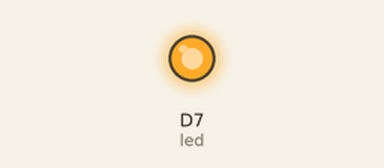
A sketch run on a simulated ESP8266 (NodeMCU). Parts: output pins drawn as LEDs (lit = HIGH).

Above: at 1.0 s.
At 31.1 s:
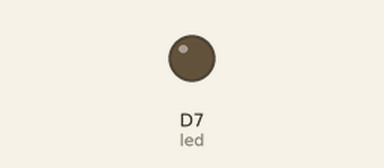
Timing chart, 0 to 31.7 s (numbered marks = the images above):
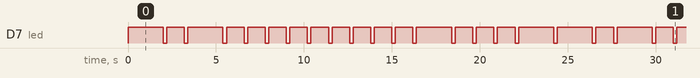

The sketch:

blink-an-led.ino
```cpp
// ------------
// Blink an LED
// ------------

/*-------------

We've heavily commented this code for you. If you're a pro, feel free to ignore it.

Comments start with two slashes or are blocked off by a slash and a star.
You can read them, but your device can't.
It's like a secret message just for you.

Every program based on Wiring (programming language used by Arduino, and Particle devices) has two essential parts:
setup - runs once at the beginning of your program
loop - runs continuously over and over

You'll see how we use these in a second.

This program will blink an led on and off every second.
It blinks the D7 LED on your Particle device. If you have an LED wired to D0, it will blink that LED as well.

-------------*/


// First, we're going to make some variables.
// This is our "shorthand" that we'll use throughout the program:

// Instead of writing D0 over and over again, we'll write led1
// You'll need to wire an LED to this one to see it blink.

int led = D7; // Instead of writing D7 over and over again, we'll write led2
// This one is the little blue LED on your board. On the Photon it is next to D7, and on the Core it is next to the USB jack.

// Having declared these variables, let's move on to the setup function.
// The setup function is a standard part of any microcontroller program.
// It runs only once when the device boots up or is reset.

void setup() {

  // We are going to tell our device that D0 and D7 (which we named led1 and led2 respectively) are going to be output
  // (That means that we will be sending voltage to them, rather than monitoring voltage that comes from them)

  // It's important you do this here, inside the setup() function rather than outside it or in the loop function.


  pinMode(led, OUTPUT);
  digitalWrite(led,LOW);

}
void long_blink(){
    digitalWrite(led,HIGH);
    delay(2000);
    digitalWrite(led,LOW);
    delay(200);
}

void short_blink(){
    digitalWrite(led,HIGH);
    delay(1000);
    digitalWrite(led,LOW);
    delay(200);
}
// Next we have the loop function, the other essential part of a microcontroller program.
// This routine gets repeated over and over, as quickly as possible and as many times as possible, after the setup function is called.
// Note: Code that blocks for too long (like more than 5 seconds), can make weird things happen (like dropping the network connection).  The built-in delay function shown below safely interleaves required background activity, so arbitrarily long delays can safely be done if you need them.

void loop() {
  // To blink the LED, first we'll turn it on...

  // K
  long_blink();
  short_blink();
  long_blink();
  //E
  short_blink();
  //S
  short_blink();
  short_blink();
  short_blink();
  //H
  short_blink();
  short_blink();
  short_blink();
  short_blink();
  //A
  short_blink();
  long_blink();
  //V
  short_blink();
  short_blink();
  short_blink();
  long_blink();
}
```

Measured:
- by itself, D7 (led): moves between LOW and HIGH, repeating every 24.4 s
- by itself, everything shown: repeats every 24.4 s, in 34 steps
